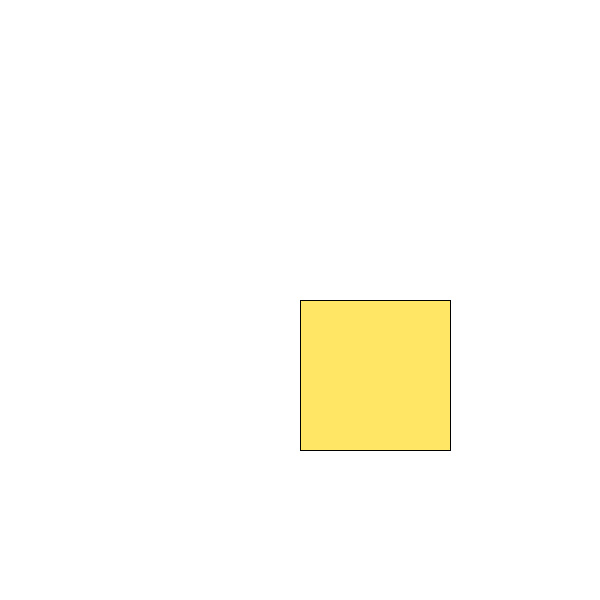
Frame 1 (no input)
Frame 60 (the mouse pressed at the canvas centre just before this capture): identical to frame 1, image omitted
Frame 120 (the mouse held since frame 60 and released just before this capture): identical to frame 1, image omitted

The Processing sketch that drew this single still picture (run headless with seeded random() and noise(); from frame 60 on, the mouse is pressed at the canvas centre):

// Processing sketch: Main
// ── Main.pde
void setup() {
  size(600, 600); //fenetre
}

void draw() { 
  Case c = new Case(2);
  translate(width/2, height/2);
  background(255);
  c.show();
}

// ── Case.pde
class Case {
  int valeurCase;
  int taille = width/4; //150
  color couleur2 = color(220,220,220);
  color couleur4 = color(150,150,150);
  color couleur8 = color(255,230,100);
  color couleur16 = color(255,200,0);
  color couleur32 = color(255,200,0);
  color couleur64 = color(255,200,0);
  color couleur128 = color(255,200,0);
  color couleur256 = color(255,200,0);
  color couleur512 = color(255,200,0);
  color couleur1024 = color(255,200,0);
  color couleur2048 = color(255,200,0);
  
  Case(int valeur) {
      this.valeurCase = valeur;
  }
  
  void show() {
    fill(255,230,100);
    rect(0,0,taille,taille);
  }
  
}
